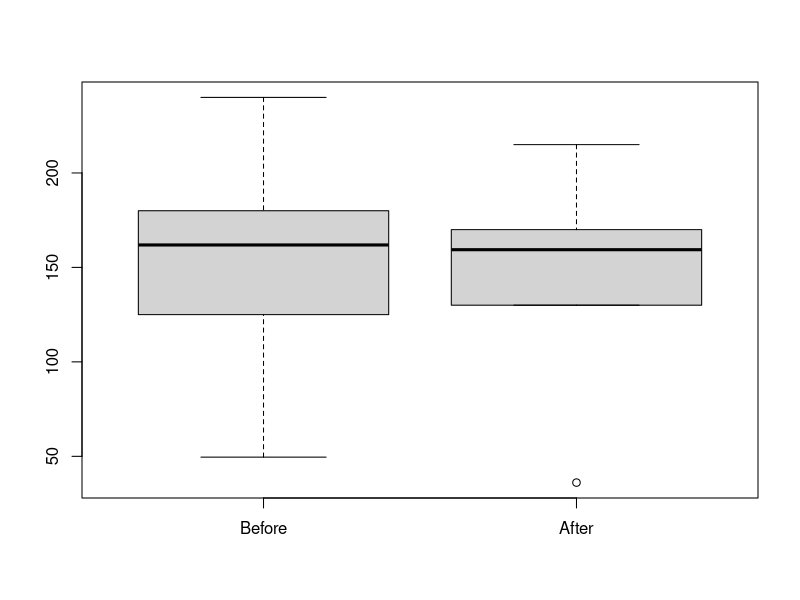

The R source for this figure:
#' QUESTION 4
before = c(180, 125, 240, 150, 173.75, 49.56)
after = c(170, 130, 215, 152, 166.75, 36.09)
#' Here, we have two samples of weights taken from the same people.
#' One sample is the weights before the water diet, the other is the weights after 6 weeks of the water diet.
#' Since the samples are taken one the same entities, with the only differing factor being the water diet.
#' Hence, they are paired samples, and we perform a paired t-test.
#
#------------
#' AIM
#
#' We need to find out if the weights of the whole population of people (not just this sample) taking the water diet for 6 weeks actually differs from their weights before the water diet. 
#' In other words, we need to find out what effect the water diet has on the weight if people in general.
#-----------
#' CHECKING ASSUMPTIONS
#
#' Assumption 1...
shapiro.test(before)
#' We have that p = 0.8859 > 0.05, hence hence the sample may be said to be taken from a normal distribution.
#
shapiro.test(after)
#' We have that p = 0.1204 > 0.05, hence the sample may be said to be taken from a normal distribution.
#
#' Assumption 2...
#
#' Since the measurement of one persons's weight is independeny from the measurement of another person's weight, each samples is independently drawn.
#
#' Assumption 3...
#
#' Since the samples are taken from the same entities, and since both samples only differ due to the water diet and not in some quality affecting the entities, we may say that the variances of the populations of the samples are equal.
#' Verifying with f-test...
var.test(before, after)
#' We see that p = 0.9077 > 0.05, hence we can say that the variances of the sample populations are similar enough to be considered equal.
#
#' Assumption 4...
#
boxplot(before, after, names = c("Before", "After"), outline = TRUE)
#' There is only one outlier in "after" sample...
#' We may proceed.
#
#------------
#' PAIRED T-TEST
#
t.test(before, after, paired = TRUE)
#' Here we see that p = 0.1289 > 0.05, hence we can say that the samples are taken from equal or very similar population.
#' Hence, we can say that the water diet has little to no effect on the weights of people in general.
